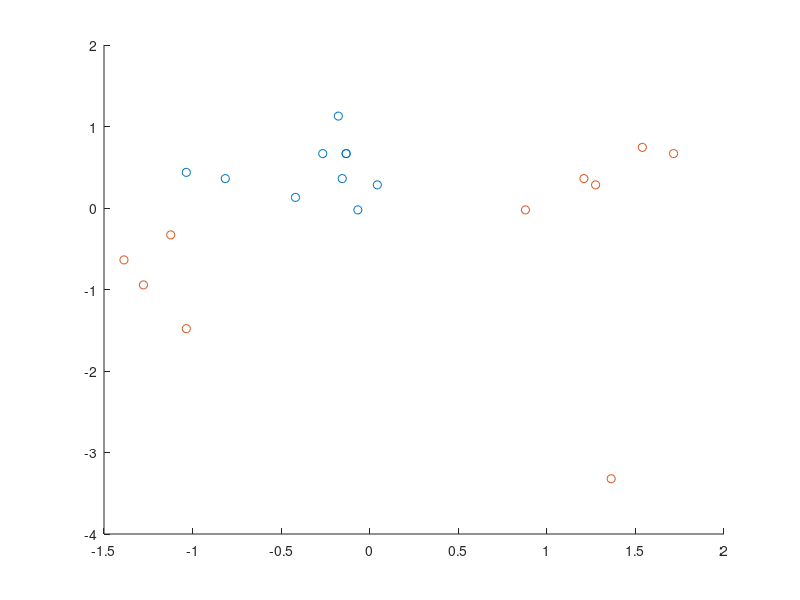
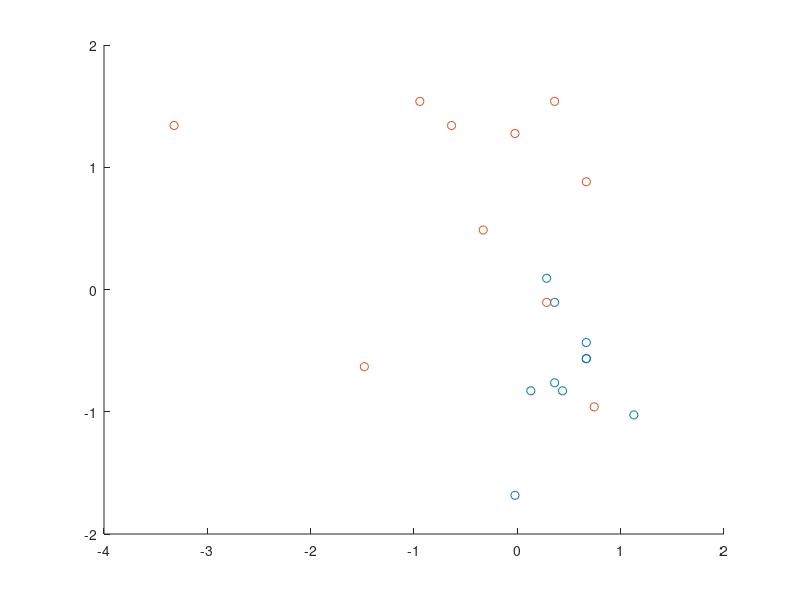
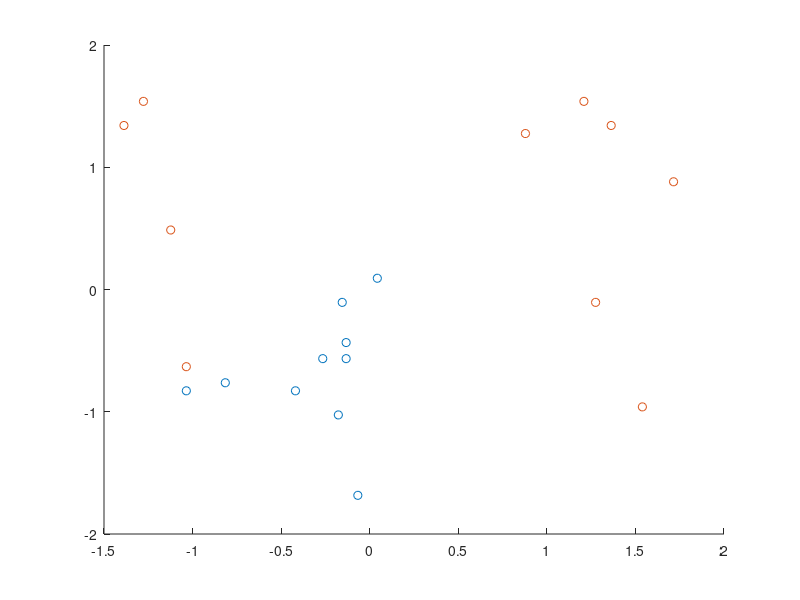
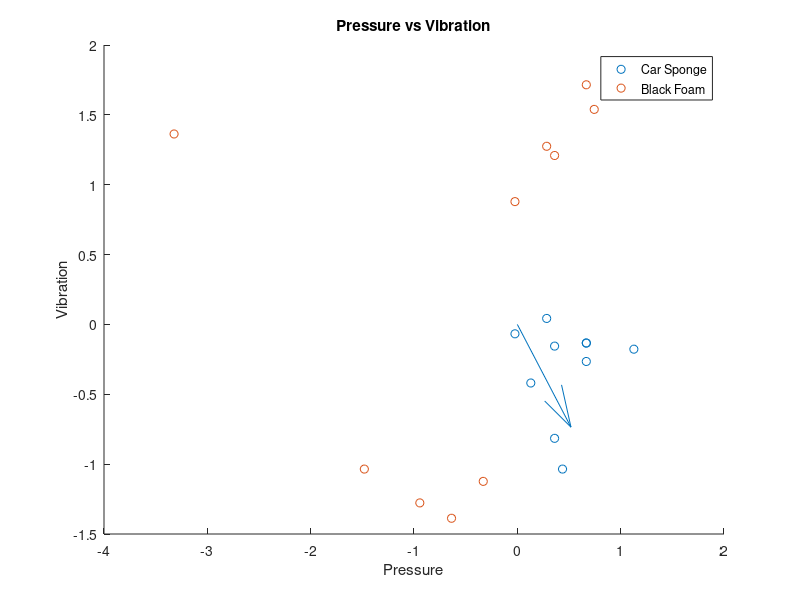

Write the MATLAB code that produced these figures, in order.
close all
load("F0_PVT.mat")



bothClasses = PVT(11:30, 1:3);
normalisedBothClasses = normalize(bothClasses);

normalisedBF = normalisedBothClasses(1:10, 1:3);
normalisedCS = normalisedBothClasses(11:20, 1:3);



figure;
scatter(normalisedCS(1:10, 1),normalisedCS(1:10, 2), "red"); % Pressure vs Volume
hold on
scatter(normalisedBF(1:10, 1),normalisedBF(1:10, 2), "blue");

figure;
scatter(normalisedCS(1:10, 2),normalisedCS(1:10, 3), "red"); % Volume vs Temperature
hold on
scatter(normalisedBF(1:10, 2),normalisedBF(1:10, 3), "blue");

figure;
scatter(normalisedCS(1:10, 1),normalisedCS(1:10, 3), "red"); % Pressure vs Temperature
hold on
scatter(normalisedBF(1:10, 1),normalisedBF(1:10, 3), "blue");


close all

blackFoamMean = mean(normalisedBF);
carSpongeMean = mean(normalisedCS);



BF_PV = [normalisedBF(:, 1), normalisedBF(:, 2)];
BF_VT = [normalisedBF(:, 3), normalisedBF(:, 2)];
BF_PT = [normalisedBF(:, 1), normalisedBF(:, 3)];
CS_PV = [normalisedCS(:, 1), normalisedCS(:, 2)];
CS_VT = [normalisedCS(:, 3), normalisedCS(:, 2)];
CS_PT = [normalisedCS(:, 1), normalisedCS(:, 3)];


BF_PV_Means = [blackFoamMean(1), blackFoamMean(2)];
BF_VT_Means = [blackFoamMean(3), blackFoamMean(2)];
BF_PT_Means = [blackFoamMean(1), blackFoamMean(3)];
CS_PV_Means = [carSpongeMean(1), carSpongeMean(2)];
CS_VT_Means = [carSpongeMean(3), carSpongeMean(2)];
CS_PT_Means = [carSpongeMean(1), carSpongeMean(3)];


scatterBF_PV_WC = transpose(BF_PV - BF_PV_Means)* (BF_PV - BF_PV_Means);
scatterBF_VT_WC = transpose(BF_VT - BF_VT_Means)* (BF_VT - BF_VT_Means);
scatterBF_PT_WC = transpose(BF_PT - BF_PT_Means)* (BF_PT - BF_PT_Means);

scatterCS_PV_WC = transpose(CS_PV - CS_PV_Means)* (CS_PV - CS_PV_Means);
scatterCS_VT_WC = transpose(CS_VT - CS_VT_Means)* (CS_VT - CS_VT_Means);
scatterCS_PT_WC = transpose(CS_PT - CS_PT_Means)* (CS_PT - CS_PT_Means);

totalScatterPV_WC = scatterBF_PV_WC + scatterCS_PV_WC;
totalScatterVT_WC = scatterBF_VT_WC + scatterCS_VT_WC;
totalScatterPT_WC = scatterBF_PT_WC + scatterCS_PT_WC;

scatter_PV_BC = transpose(BF_PV_Means - CS_PV_Means) * (BF_PV_Means - CS_PV_Means);
scatter_VT_BC = transpose(BF_VT_Means - CS_VT_Means) * (BF_VT_Means - CS_VT_Means);
scatter_PT_BC = transpose(BF_PT_Means - CS_PT_Means) * (BF_PT_Means - CS_PT_Means);


[PVeigenVectors, PVeigenValues] = eigs(totalScatterPV_WC\scatter_PV_BC, 2);
[VTeigenVectors, VTeigenValues] = eigs(totalScatterVT_WC\scatter_VT_BC, 2);
[PTeigenVectors, PTeigenValues] = eigs(totalScatterPT_WC\scatter_PT_BC, 2);

LDPV = PVeigenVectors(:, 1);
LDVT = VTeigenVectors(:, 1);
LDPT = PTeigenVectors(:, 1);


figure;
scatter(normalisedCS(1:10, 2),normalisedCS(1:10, 1), "red"); % Pressure vs Vibration
hold on
scatter(normalisedBF(1:10, 2),normalisedBF(1:10, 1), "blue");
hold on
quiver(0,0, LDPV(1, 1), LDPV(2, 1))
hold on
title("Pressure vs Vibration");
xlabel("Pressure");
ylabel("Vibration");
legend("Car Sponge", "Black Foam");


figure;
scatter(normalisedCS(1:10, 2),normalisedCS(1:10, 3), "red"); % Volume vs Temperature
hold on
scatter(normalisedBF(1:10, 2),normalisedBF(1:10, 3), "blue");
hold on
quiver(0,0, LDVT(1, 1), LDVT(2, 1))
hold on
title("Vibration vs Temperature");
xlabel("Vibration");
ylabel("Temperature");
legend("Car Sponge", "Black Foam");

figure;
scatter(normalisedCS(1:10, 3),normalisedCS(1:10, 1), "red"); % Pressure vs Temperature
hold on
scatter(normalisedBF(1:10, 3),normalisedBF(1:10, 1), "blue");
hold on
quiver(0,0, LDPT(1, 1), LDPT(2, 1))
hold on
title("Pressure vs Temeprature");
xlabel("Pressure");
ylabel("Temperature");
legend("Car Sponge", "Black Foam");


%close all